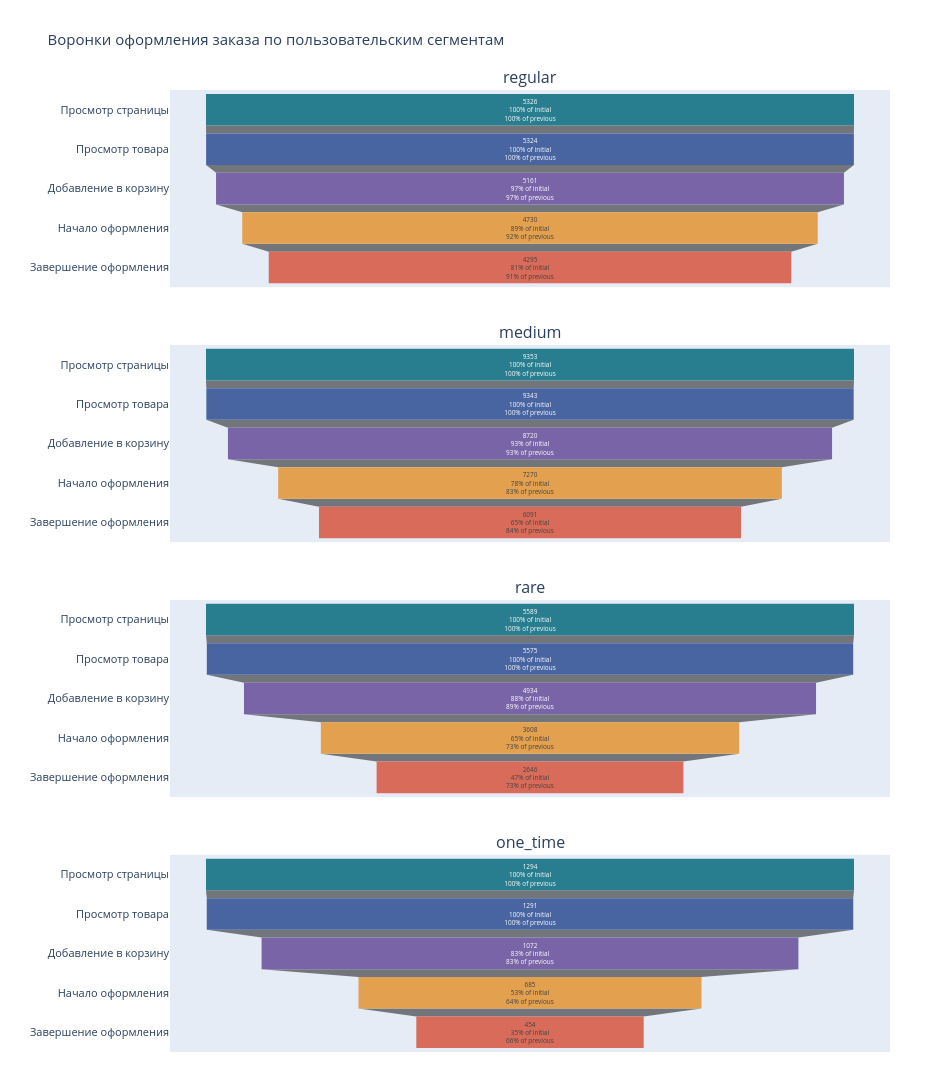

Here is the notebook cell this chart was saved with:
### Code cell
from plotly.subplots import make_subplots

segments = ['regular', 'medium', 'rare', 'one_time']

fig = make_subplots(
    rows=4,
    cols=1,
    subplot_titles=segments,
    specs=[[{'type': 'funnel'}] for _ in segments],
    vertical_spacing=0.06
)

for i, segment in enumerate(segments):
    fig.add_trace(
        go.Funnel(
            y=step_names,
            x=segment_funnel.loc[segment, funnel_steps].values,
            textinfo='value+percent initial+percent previous',
            textposition='inside',
            marker=dict(color=palette[:5]),
            showlegend=False
        ),
        row=i + 1,
        col=1
    )

fig.update_layout(
    title='Воронки оформления заказа по пользовательским сегментам',
    width=950,
    height=1200,
    font=dict(size=11),
    paper_bgcolor='white',
    margin=dict(l=170, r=60, t=90, b=40)
)

fig.show()

### Figure 1 — Plotly figure (JSON) as saved in the notebook; plotly's stock layout.template omitted (floating-point values rounded to 4 significant figures)
{"data": [{"marker": {"color": ["#287D8E", "#4864A1", "#7864A7", "#E3A04F", "#D86B59"]}, "showlegend": false, "textinfo": "value+percent initial+percent previous", "textposition": "inside", "type": "funnel", "x": [5326, 5324, 5161, 4730, 4295], "xaxis": "x", "y": ["Просмотр страницы", "Просмотр товара", "Добавление в корзину", "Начало оформления", "Завершение оформления"], "yaxis": "y"}, {"marker": {"color": ["#287D8E", "#4864A1", "#7864A7", "#E3A04F", "#D86B59"]}, "showlegend": false, "textinfo": "value+percent initial+percent previous", "textposition": "inside", "type": "funnel", "x": [9353, 9343, 8720, 7270, 6091], "xaxis": "x2", "y": ["Просмотр страницы", "Просмотр товара", "Добавление в корзину", "Начало оформления", "Завершение оформления"], "yaxis": "y2"}, {"marker": {"color": ["#287D8E", "#4864A1", "#7864A7", "#E3A04F", "#D86B59"]}, "showlegend": false, "textinfo": "value+percent initial+percent previous", "textposition": "inside", "type": "funnel", "x": [5589, 5575, 4934, 3608, 2646], "xaxis": "x3", "y": ["Просмотр страницы", "Просмотр товара", "Добавление в корзину", "Начало оформления", "Завершение оформления"], "yaxis": "y3"}, {"marker": {"color": ["#287D8E", "#4864A1", "#7864A7", "#E3A04F", "#D86B59"]}, "showlegend": false, "textinfo": "value+percent initial+percent previous", "textposition": "inside", "type": "funnel", "x": [1294, 1291, 1072, 685, 454], "xaxis": "x4", "y": ["Просмотр страницы", "Просмотр товара", "Добавление в корзину", "Начало оформления", "Завершение оформления"], "yaxis": "y4"}], "layout": {"annotations": [{"font": {"size": 16}, "showarrow": false, "text": "regular", "x": 0.5, "xanchor": "center", "xref": "paper", "y": 1, "yanchor": "bottom", "yref": "paper"}, {"font": {"size": 16}, "showarrow": false, "text": "medium", "x": 0.5, "xanchor": "center", "xref": "paper", "y": 0.735, "yanchor": "bottom", "yref": "paper"}, {"font": {"size": 16}, "showarrow": false, "text": "rare", "x": 0.5, "xanchor": "center", "xref": "paper", "y": 0.47, "yanchor": "bottom", "yref": "paper"}, {"font": {"size": 16}, "showarrow": false, "text": "one_time", "x": 0.5, "xanchor": "center", "xref": "paper", "y": 0.205, "yanchor": "bottom", "yref": "paper"}], "font": {"size": 11}, "height": 1200, "margin": {"b": 40, "l": 170, "r": 60, "t": 90}, "paper_bgcolor": "white", "title": {"text": "Воронки оформления заказа по пользовательским сегментам"}, "width": 950, "xaxis": {"anchor": "y", "domain": [0, 1]}, "xaxis2": {"anchor": "y2", "domain": [0, 1]}, "xaxis3": {"anchor": "y3", "domain": [0, 1]}, "xaxis4": {"anchor": "y4", "domain": [0, 1]}, "yaxis": {"anchor": "x", "domain": [0.795, 1]}, "yaxis2": {"anchor": "x2", "domain": [0.53, 0.735]}, "yaxis3": {"anchor": "x3", "domain": [0.265, 0.47]}, "yaxis4": {"anchor": "x4", "domain": [0, 0.205]}}}
